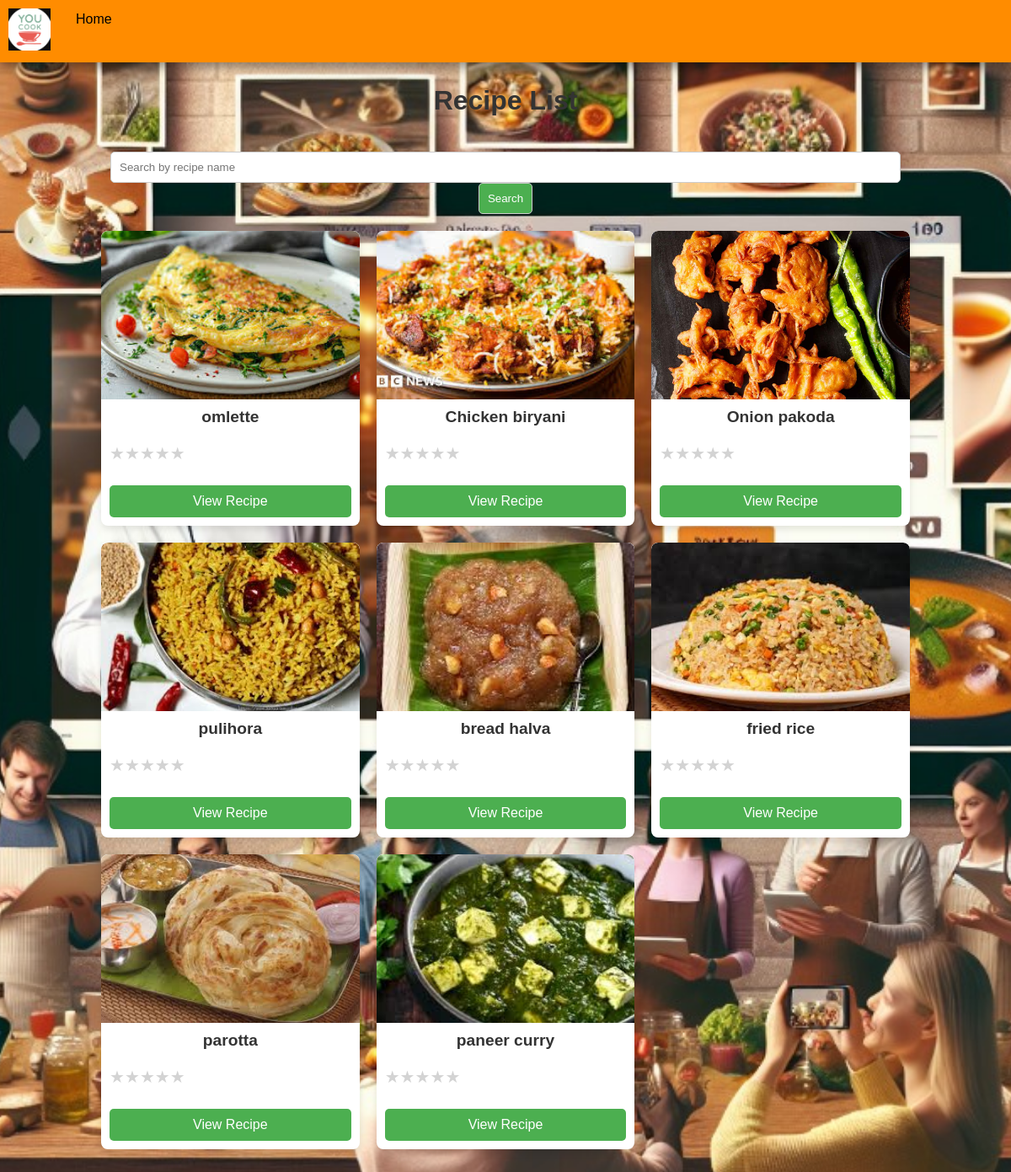
The app's page /recipes/ with its own data.
### srrp/models.py (models this page shows, shortened)
class Recipe(models.Model):
    name = models.CharField(max_length=100)
    image = models.ImageField(upload_to='recipes/')
    ingredients = models.TextField()
    instructions = models.TextField()
    video_url = models.URLField(blank=True, null=True)
    prep_time = models.IntegerField()
    created_at = models.DateTimeField(auto_now_add=True)

### srrp/views.py (the view)
# urls.py: path('recipes/', views.recipe_list, name='recipe_list'),
def recipe_list(request):
    query = request.GET.get('q', '')
    if query:
        recipes = Recipe.objects.filter(name__icontains=query)
    else:
        recipes = Recipe.objects.all()
    return render(request, 'recipe_list.html', {'recipes': recipes, 'query': query})

### srrp/templates/recipe_list.html (shortened to what this page needs)
<!DOCTYPE html>
{% load static %}
<html lang="en">
<head>
</head>
<body>
    <div class="navbar">
        <div class="logo">
            <img src="{% static 'youcook.png' %}" alt="YouCook Logo">
        </div>
        <a href="{% url 'home' %}">Home</a>
    </div>
    <div class="content">
        <h1 style="text-align: center; color: #333;">Recipe List</h1>
        <div class="recipe-list">
            <form class="search-form" method="get" action="{% url 'recipe_list' %}">
                <input type="text" name="q" placeholder="Search by recipe name" value="{{ query }}">
                <input type="submit" value="Search">
            </form>
            <div class="recipe-grid">
                {% for recipe in recipes %}
                <div class="recipe-item">
                    <img src="{{ recipe.image.url }}" alt="{{ recipe.name }}">
                    <div class="recipe-content">
                        <h3>{{ recipe.name }}</h3>
                        <div class="star-rating" data-recipe-id="{{ recipe.id }}">
                            {% for star in "12345" %}
                                {% if star|add:0 <= recipe.rating %}
                                    <span class="star" data-value="{{ star }}">★</span>
                                {% else %}
                                    <span class="star empty" data-value="{{ star }}">★</span>
                                {% endif %}
                            {% endfor %}
                        </div>
                        <a class="view-button" href="{% url 'recipe_detail' recipe.id %}">View Recipe</a>
                    </div>
                </div>
                {% endfor %}
            </div>
        </div>
    </div>
</body>
</html>

### records on screen
Recipe: image (picture), name "omlette", {{ star }} 1 (drawn), {{ star }} 2 (drawn), {{ star }} 3 (drawn), {{ star }} 4 (drawn), {{ star }} 5 (drawn)
Recipe: image (picture), name "Chicken biryani", {{ star }} 1 (drawn), {{ star }} 2 (drawn), {{ star }} 3 (drawn), {{ star }} 4 (drawn), {{ star }} 5 (drawn)
Recipe: image (picture), name "Onion pakoda", {{ star }} 1 (drawn), {{ star }} 2 (drawn), {{ star }} 3 (drawn), {{ star }} 4 (drawn), {{ star }} 5 (drawn)
Recipe: image (picture), name "pulihora", {{ star }} 1 (drawn), {{ star }} 2 (drawn), {{ star }} 3 (drawn), {{ star }} 4 (drawn), {{ star }} 5 (drawn)
Recipe: image (picture), name "bread halva", {{ star }} 1 (drawn), {{ star }} 2 (drawn), {{ star }} 3 (drawn), {{ star }} 4 (drawn), {{ star }} 5 (drawn)
Recipe: image (picture), name "fried rice", {{ star }} 1 (drawn), {{ star }} 2 (drawn), {{ star }} 3 (drawn), {{ star }} 4 (drawn), {{ star }} 5 (drawn)
Recipe: image (picture), name "parotta", {{ star }} 1 (drawn), {{ star }} 2 (drawn), {{ star }} 3 (drawn), {{ star }} 4 (drawn), {{ star }} 5 (drawn)
Recipe: image (picture), name "paneer curry", {{ star }} 1 (drawn), {{ star }} 2 (drawn), {{ star }} 3 (drawn), {{ star }} 4 (drawn), {{ star }} 5 (drawn)
